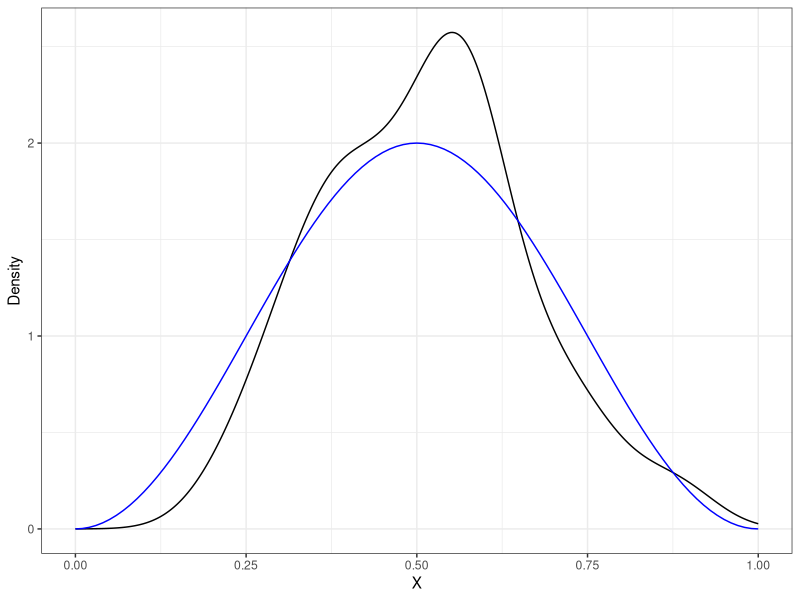
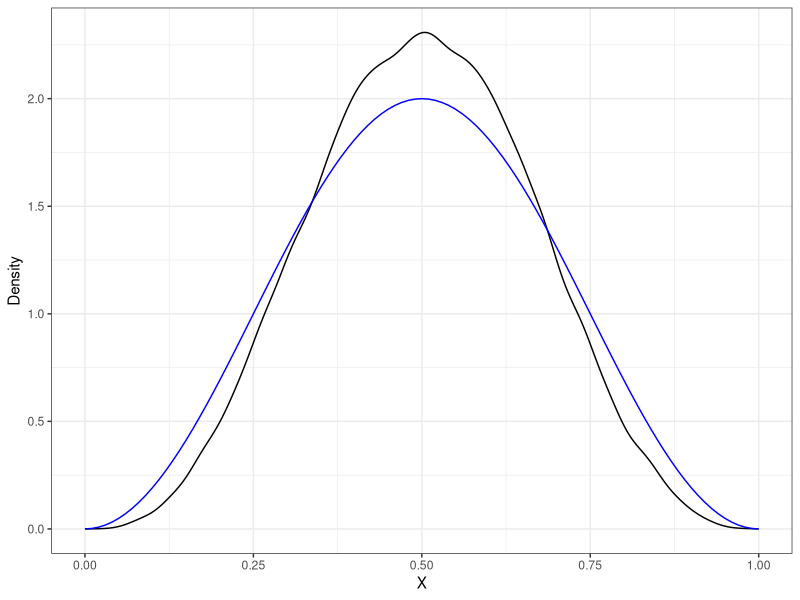
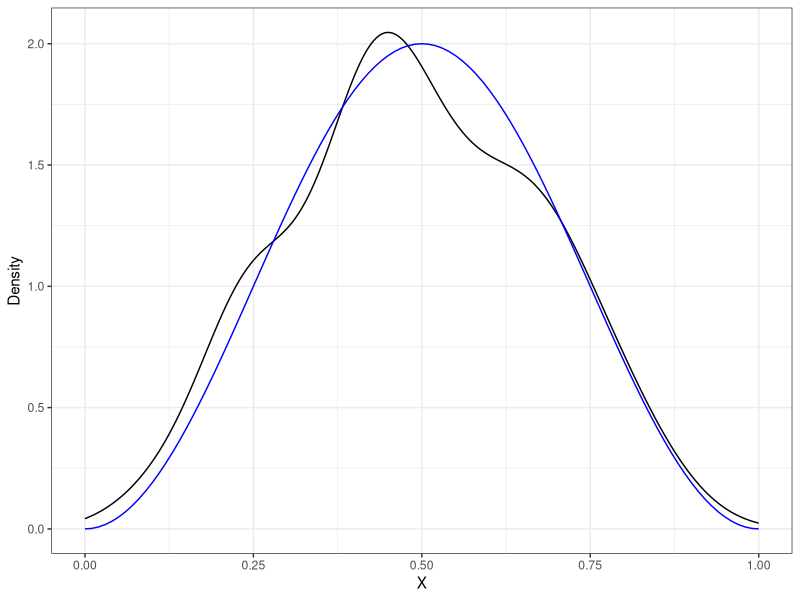
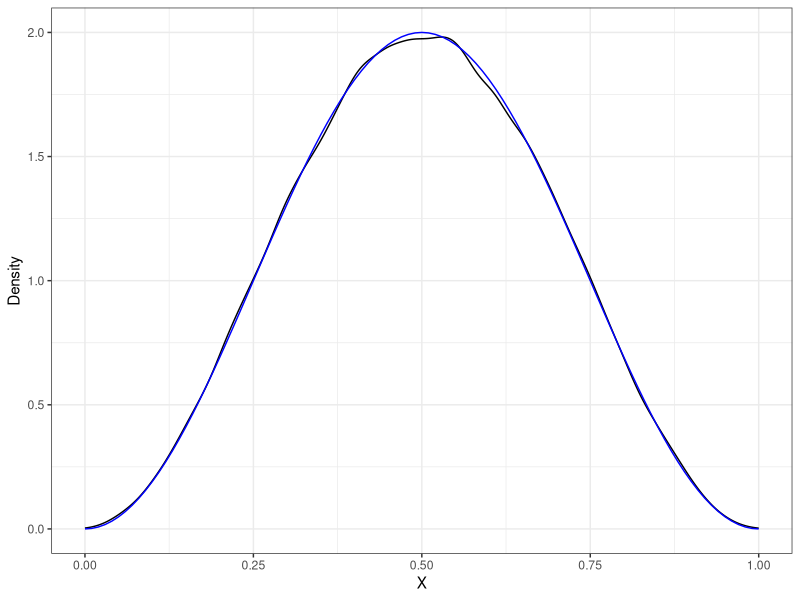
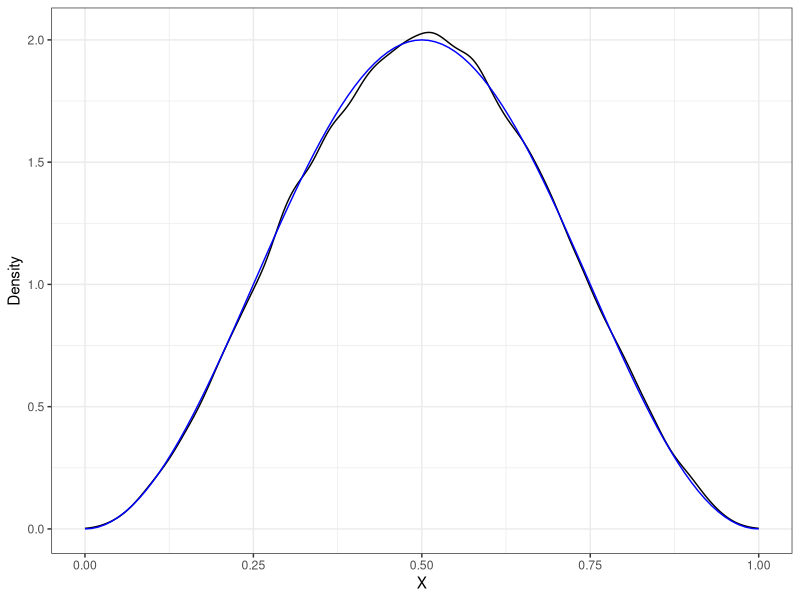

The R source for these figures, in order:
## ---- chunk 1
knitr::opts_chunk$set(echo = TRUE)
## ---- chunk 2
library(ggplot2)
## ---- chunk 3
f=function(x){ return(2*(sin(pi*x))^2) }
g1=function(x){ return(dunif(x,0,1)) }
rg1=function(n){ return(rbeta(n,2,2)) }

N=10^5
xx=(1:(N-1))/N
a1=min(g1(xx)/f(xx))

f1=function(x){ return(a1*f(x)) }
## ---- chunk 4
X = rg1(N)
Y = runif(N, min=0, max=g1(X))
acc=(Y<f1(X))
Xaccepted=X[acc]
Yaccepted=Y[acc]
Xrejected=X[!acc]
Yrejected=Y[!acc]
## ---- chunk 5
#rej_sampl function

rej_sampl=function(N,f,g,rg){
  X = rg(N)
  Y = runif(N, min=0, max=g(X))
  acc=(Y<f(X))
  Xaccepted=X[acc]
  return(Xaccepted)
}
## ---- chunk 6
N=10^2
S=rej_sampl(N,f1,g1,rg1)

length(S)/N
ggplot()+
  geom_density(aes(x=S))+
  geom_function(fun=f,col="blue")+
  xlim(0,1)+xlab("X")+ylab("Density")+
  theme_bw()
## ---- chunk 7
N=10^5
S=rej_sampl(N,f1,g1,rg1)

length(S)/N
ggplot()+
  geom_density(aes(x=S))+
  geom_function(fun=f,col="blue")+
  xlim(0,1)+xlab("X")+ylab("Density")+
  theme_bw()
## ---- chunk 8
g2=function(x){ return(dbeta(x,2,2)) }
rg2=function(n){ return(rbeta(n,2,2)) }

N=10^5
xx=(1:(N-1))/N
a2=min(g2(xx)/f(xx))

f2=function(x){ return(a2*f(x)) }
## ---- chunk 9
set.seed(987)
N=10^2
S=rej_sampl(N,f2,g2,rg2)

length(S)/N
ggplot()+
  geom_density(aes(x=S))+
  geom_function(fun=f,col="blue")+
  xlim(0,1)+xlab("X")+ylab("Density")+
  theme_bw()
## ---- chunk 10
N=10^5
S=rej_sampl(N,f2,g2,rg2)

length(S)/N
ggplot()+
  geom_density(aes(x=S))+
  geom_function(fun=f,col="blue")+
  xlim(0,1)+xlab("X")+ylab("Density")+
  theme_bw()
## ---- chunk 11
set.seed(2158221)
g3=function(x){ return(dbeta(x,3,3)) }
rg3=function(n){ return(rbeta(n,3,3)) }

N=10^5
xx=(1:(N-1))/N
a3=min(g3(xx)/f(xx))

f3=function(x){ return(a3*f(x)) }
## ---- chunk 12
N=10^5
S=rej_sampl(N,f3,g3,rg3)

length(S)/N
ggplot()+
  geom_density(aes(x=S))+
  geom_function(fun=f,col="blue")+
  xlim(0,1)+xlab("X")+ylab("Density")+
  theme_bw()
